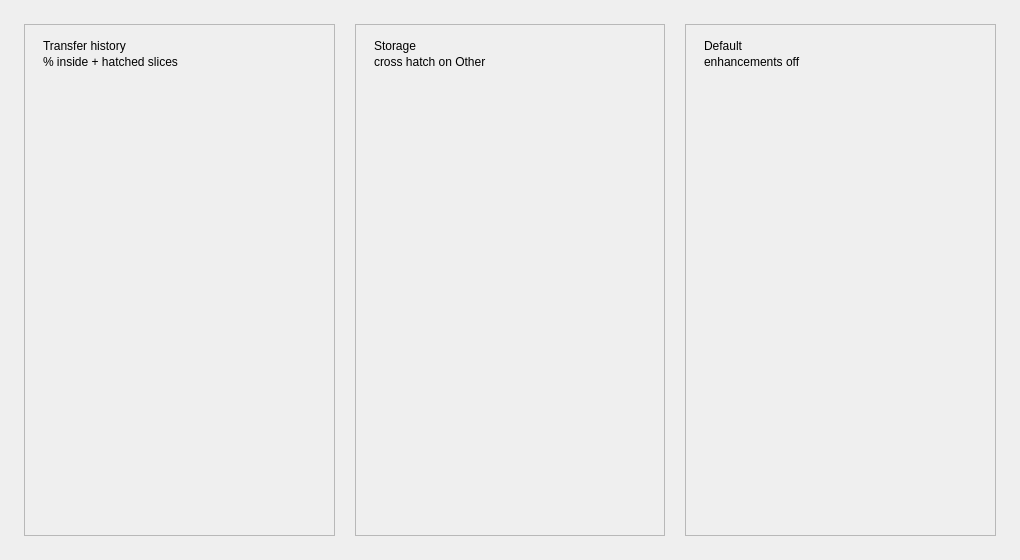
<?xml version='1.0' encoding='utf-8'?>
<ui version="4.0">
 <class>MainWindow</class>
 <widget class="QMainWindow" name="MainWindow">
  <property name="geometry">
   <rect>
    <x>0</x>
    <y>0</y>
    <width>1020</width>
    <height>560</height>
   </rect>
  </property>
  <property name="windowTitle">
   <string>QCustomPieChart — % callouts + hatch</string>
  </property>
  <widget class="QWidget" name="centralwidget">
   <layout class="QHBoxLayout" name="mainRow" stretch="1,1,1">
    <property name="leftMargin">
     <number>24</number>
    </property>
    <property name="topMargin">
     <number>24</number>
    </property>
    <property name="rightMargin">
     <number>24</number>
    </property>
    <property name="bottomMargin">
     <number>24</number>
    </property>
    <property name="spacing">
     <number>20</number>
    </property>
    <item>
     <widget class="QFrame" name="transferCard">
      <property name="frameShape">
       <enum>QFrame::StyledPanel</enum>
      </property>
      <layout class="QVBoxLayout" name="transferCardLayout" stretch="0,0,0,1">
       <property name="leftMargin">
        <number>18</number>
       </property>
       <property name="topMargin">
        <number>14</number>
       </property>
       <property name="rightMargin">
        <number>18</number>
       </property>
       <property name="bottomMargin">
        <number>14</number>
       </property>
       <property name="spacing">
        <number>2</number>
       </property>
       <item>
        <widget class="QLabel" name="transferTitle">
         <property name="text">
          <string>Transfer history</string>
         </property>
        </widget>
       </item>
       <item>
        <widget class="QLabel" name="transferSub">
         <property name="text">
          <string>% inside + hatched slices</string>
         </property>
        </widget>
       </item>
       <item>
        <spacer name="transferSpacer">
         <property name="orientation">
          <enum>Qt::Vertical</enum>
         </property>
         <property name="sizeType">
          <enum>QSizePolicy::Fixed</enum>
         </property>
         <property name="sizeHint" stdset="0">
          <size>
           <width>0</width>
           <height>6</height>
          </size>
         </property>
        </spacer>
       </item>
       <item>
        <widget class="QCustomPieChart" name="transferPie" native="true">
         <property name="sizePolicy">
          <sizepolicy hsizetype="Expanding" vsizetype="Expanding">
           <horstretch>0</horstretch>
           <verstretch>1</verstretch>
          </sizepolicy>
         </property>
        </widget>
       </item>
      </layout>
     </widget>
    </item>
    <item>
     <widget class="QFrame" name="storageCard">
      <property name="frameShape">
       <enum>QFrame::StyledPanel</enum>
      </property>
      <layout class="QVBoxLayout" name="storageCardLayout" stretch="0,0,0,1">
       <property name="leftMargin">
        <number>18</number>
       </property>
       <property name="topMargin">
        <number>14</number>
       </property>
       <property name="rightMargin">
        <number>18</number>
       </property>
       <property name="bottomMargin">
        <number>14</number>
       </property>
       <property name="spacing">
        <number>2</number>
       </property>
       <item>
        <widget class="QLabel" name="storageTitle">
         <property name="text">
          <string>Storage</string>
         </property>
        </widget>
       </item>
       <item>
        <widget class="QLabel" name="storageSub">
         <property name="text">
          <string>cross hatch on Other</string>
         </property>
        </widget>
       </item>
       <item>
        <spacer name="storageSpacer">
         <property name="orientation">
          <enum>Qt::Vertical</enum>
         </property>
         <property name="sizeType">
          <enum>QSizePolicy::Fixed</enum>
         </property>
         <property name="sizeHint" stdset="0">
          <size>
           <width>0</width>
           <height>6</height>
          </size>
         </property>
        </spacer>
       </item>
       <item>
        <widget class="QCustomPieChart" name="storagePie" native="true">
         <property name="sizePolicy">
          <sizepolicy hsizetype="Expanding" vsizetype="Expanding">
           <horstretch>0</horstretch>
           <verstretch>1</verstretch>
          </sizepolicy>
         </property>
        </widget>
       </item>
      </layout>
     </widget>
    </item>
    <item>
     <widget class="QFrame" name="defaultCard">
      <property name="frameShape">
       <enum>QFrame::StyledPanel</enum>
      </property>
      <layout class="QVBoxLayout" name="defaultCardLayout" stretch="0,0,0,1">
       <property name="leftMargin">
        <number>18</number>
       </property>
       <property name="topMargin">
        <number>14</number>
       </property>
       <property name="rightMargin">
        <number>18</number>
       </property>
       <property name="bottomMargin">
        <number>14</number>
       </property>
       <property name="spacing">
        <number>2</number>
       </property>
       <item>
        <widget class="QLabel" name="defaultTitle">
         <property name="text">
          <string>Default</string>
         </property>
        </widget>
       </item>
       <item>
        <widget class="QLabel" name="defaultSub">
         <property name="text">
          <string>enhancements off</string>
         </property>
        </widget>
       </item>
       <item>
        <spacer name="defaultSpacer">
         <property name="orientation">
          <enum>Qt::Vertical</enum>
         </property>
         <property name="sizeType">
          <enum>QSizePolicy::Fixed</enum>
         </property>
         <property name="sizeHint" stdset="0">
          <size>
           <width>0</width>
           <height>6</height>
          </size>
         </property>
        </spacer>
       </item>
       <item>
        <widget class="QCustomPieChart" name="defaultPie" native="true">
         <property name="sizePolicy">
          <sizepolicy hsizetype="Expanding" vsizetype="Expanding">
           <horstretch>0</horstretch>
           <verstretch>1</verstretch>
          </sizepolicy>
         </property>
        </widget>
       </item>
      </layout>
     </widget>
    </item>
   </layout>
  </widget>
 </widget>
 <customwidgets>
  <customwidget>
   <class>QCustomPieChart</class>
   <extends>QWidget</extends>
   <header>Custom_Widgets.QCustomCharts.QCustomPieChart</header>
   <container>0</container>
  </customwidget>
 <customwidget><class>QPushButton</class><extends>QPushButton</extends><header location="global">Custom_Widgets.Theme.h</header><container>1</container></customwidget><customwidget><class>QLabel</class><extends>QLabel</extends><header location="global">Custom_Widgets.Theme.h</header><container>1</container></customwidget></customwidgets>
 <connections />
</ui>
